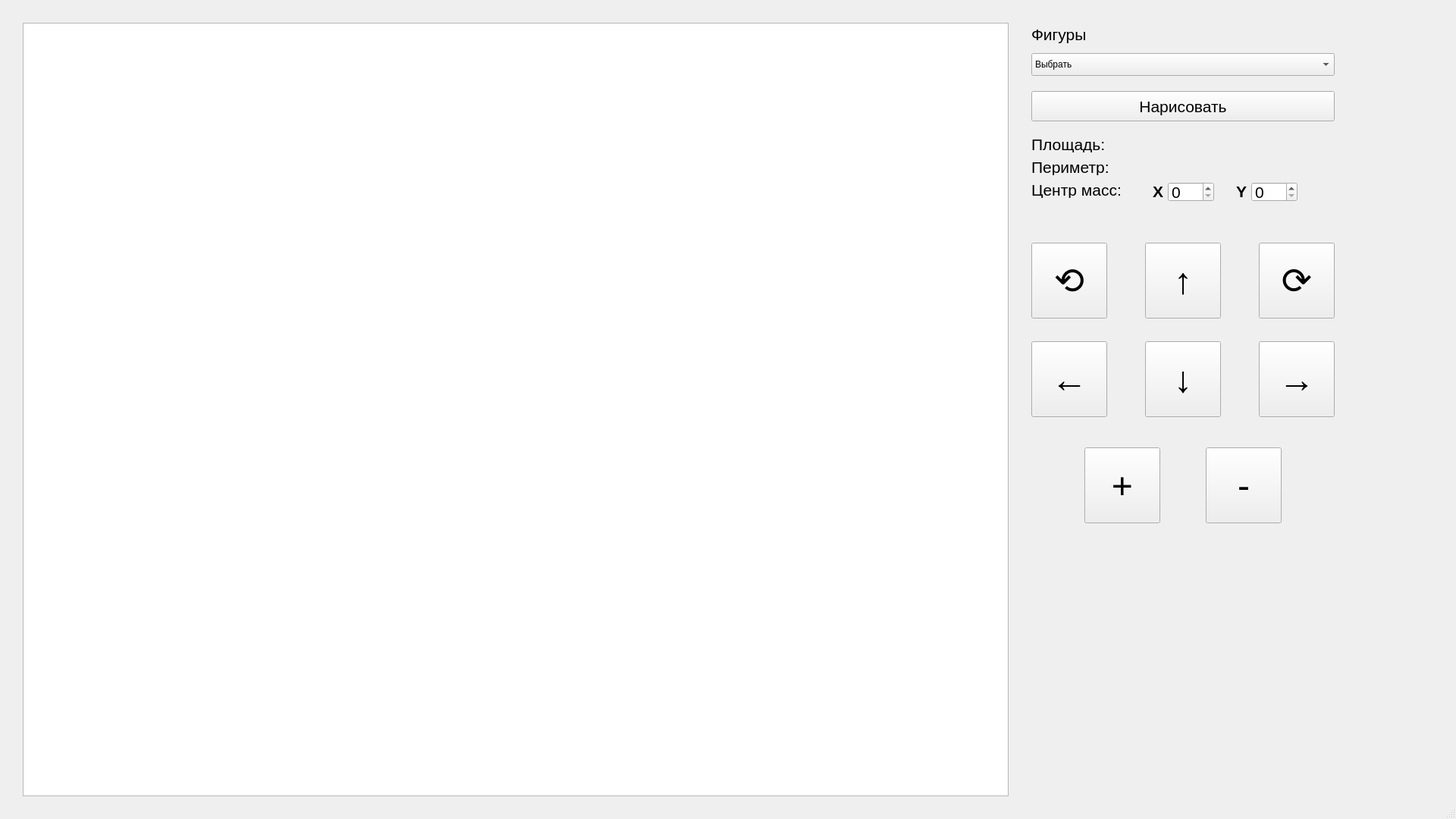
<?xml version="1.0" encoding="UTF-8"?>
<ui version="4.0">
 <class>MainWindow</class>
 <widget class="QMainWindow" name="MainWindow">
  <property name="geometry">
   <rect>
    <x>0</x>
    <y>0</y>
    <width>1920</width>
    <height>1080</height>
   </rect>
  </property>
  <property name="windowTitle">
   <string>MainWindow</string>
  </property>
  <widget class="QWidget" name="centralwidget">
   <widget class="QComboBox" name="comboBox">
    <property name="geometry">
     <rect>
      <x>1360</x>
      <y>70</y>
      <width>400</width>
      <height>30</height>
     </rect>
    </property>
    <item>
     <property name="text">
      <string>Выбрать</string>
     </property>
    </item>
    <item>
     <property name="text">
      <string>Треугольник</string>
     </property>
    </item>
    <item>
     <property name="text">
      <string>Круг</string>
     </property>
    </item>
    <item>
     <property name="text">
      <string>Ромб</string>
     </property>
    </item>
    <item>
     <property name="text">
      <string>Квадрат</string>
     </property>
    </item>
    <item>
     <property name="text">
      <string>Прямоугольник</string>
     </property>
    </item>
    <item>
     <property name="text">
      <string>Звезда</string>
     </property>
    </item>
    <item>
     <property name="text">
      <string>Шестиугольник</string>
     </property>
    </item>
    <item>
     <property name="text">
      <string>Параллелограмм</string>
     </property>
    </item>
   </widget>
   <widget class="QLabel" name="label">
    <property name="geometry">
     <rect>
      <x>1360</x>
      <y>30</y>
      <width>81</width>
      <height>31</height>
     </rect>
    </property>
    <property name="text">
     <string>&lt;html&gt;&lt;head/&gt;&lt;body&gt;&lt;p&gt;&lt;span style=&quot; font-size:16pt;&quot;&gt;Фигуры&lt;/span&gt;&lt;/p&gt;&lt;/body&gt;&lt;/html&gt;</string>
    </property>
   </widget>
   <widget class="QPushButton" name="pushButton">
    <property name="geometry">
     <rect>
      <x>1360</x>
      <y>120</y>
      <width>400</width>
      <height>40</height>
     </rect>
    </property>
    <property name="font">
     <font>
      <pointsize>16</pointsize>
     </font>
    </property>
    <property name="styleSheet">
     <string notr="true"/>
    </property>
    <property name="text">
     <string>Нарисовать</string>
    </property>
   </widget>
   <widget class="QLabel" name="label_2">
    <property name="geometry">
     <rect>
      <x>1360</x>
      <y>180</y>
      <width>101</width>
      <height>21</height>
     </rect>
    </property>
    <property name="font">
     <font>
      <pointsize>16</pointsize>
     </font>
    </property>
    <property name="text">
     <string>Площадь: </string>
    </property>
   </widget>
   <widget class="QLabel" name="label_3">
    <property name="geometry">
     <rect>
      <x>1360</x>
      <y>210</y>
      <width>111</width>
      <height>21</height>
     </rect>
    </property>
    <property name="font">
     <font>
      <pointsize>16</pointsize>
     </font>
    </property>
    <property name="text">
     <string>Периметр:</string>
    </property>
   </widget>
   <widget class="QLabel" name="label_4">
    <property name="geometry">
     <rect>
      <x>1360</x>
      <y>240</y>
      <width>141</width>
      <height>21</height>
     </rect>
    </property>
    <property name="font">
     <font>
      <pointsize>16</pointsize>
     </font>
    </property>
    <property name="text">
     <string>Центр масс: </string>
    </property>
   </widget>
   <widget class="QSpinBox" name="spinBox">
    <property name="geometry">
     <rect>
      <x>1540</x>
      <y>240</y>
      <width>61</width>
      <height>26</height>
     </rect>
    </property>
    <property name="font">
     <font>
      <pointsize>16</pointsize>
     </font>
    </property>
   </widget>
   <widget class="QSpinBox" name="spinBox_2">
    <property name="geometry">
     <rect>
      <x>1650</x>
      <y>240</y>
      <width>61</width>
      <height>26</height>
     </rect>
    </property>
    <property name="font">
     <font>
      <pointsize>16</pointsize>
     </font>
    </property>
   </widget>
   <widget class="QLabel" name="label_5">
    <property name="geometry">
     <rect>
      <x>1520</x>
      <y>240</y>
      <width>66</width>
      <height>21</height>
     </rect>
    </property>
    <property name="text">
     <string>&lt;html&gt;&lt;head/&gt;&lt;body&gt;&lt;p&gt;&lt;span style=&quot; font-size:16pt; font-weight:700;&quot;&gt;X&lt;/span&gt;&lt;/p&gt;&lt;/body&gt;&lt;/html&gt;</string>
    </property>
   </widget>
   <widget class="QLabel" name="label_6">
    <property name="geometry">
     <rect>
      <x>1630</x>
      <y>240</y>
      <width>66</width>
      <height>21</height>
     </rect>
    </property>
    <property name="text">
     <string>&lt;html&gt;&lt;head/&gt;&lt;body&gt;&lt;p&gt;&lt;span style=&quot; font-size:16pt; font-weight:700;&quot;&gt;Y&lt;/span&gt;&lt;/p&gt;&lt;/body&gt;&lt;/html&gt;</string>
    </property>
   </widget>
   <widget class="QPushButton" name="pushButton_2">
    <property name="geometry">
     <rect>
      <x>1360</x>
      <y>320</y>
      <width>100</width>
      <height>100</height>
     </rect>
    </property>
    <property name="font">
     <font>
      <pointsize>36</pointsize>
     </font>
    </property>
    <property name="text">
     <string>⟲</string>
    </property>
   </widget>
   <widget class="QPushButton" name="pushButton_3">
    <property name="geometry">
     <rect>
      <x>1660</x>
      <y>320</y>
      <width>100</width>
      <height>100</height>
     </rect>
    </property>
    <property name="font">
     <font>
      <pointsize>36</pointsize>
     </font>
    </property>
    <property name="text">
     <string>⟳</string>
    </property>
   </widget>
   <widget class="QPushButton" name="pushButton_moveUp">
    <property name="geometry">
     <rect>
      <x>1510</x>
      <y>320</y>
      <width>100</width>
      <height>100</height>
     </rect>
    </property>
    <property name="font">
     <font>
      <pointsize>36</pointsize>
     </font>
    </property>
    <property name="text">
     <string>↑</string>
    </property>
   </widget>
   <widget class="QPushButton" name="pushButton_moveDown">
    <property name="geometry">
     <rect>
      <x>1510</x>
      <y>450</y>
      <width>100</width>
      <height>100</height>
     </rect>
    </property>
    <property name="font">
     <font>
      <pointsize>36</pointsize>
     </font>
    </property>
    <property name="text">
     <string>↓</string>
    </property>
   </widget>
   <widget class="QPushButton" name="pushButton_moveRight">
    <property name="geometry">
     <rect>
      <x>1660</x>
      <y>450</y>
      <width>100</width>
      <height>100</height>
     </rect>
    </property>
    <property name="font">
     <font>
      <pointsize>36</pointsize>
     </font>
    </property>
    <property name="text">
     <string>→</string>
    </property>
   </widget>
   <widget class="QPushButton" name="pushButton_moveLeft">
    <property name="geometry">
     <rect>
      <x>1360</x>
      <y>450</y>
      <width>100</width>
      <height>100</height>
     </rect>
    </property>
    <property name="font">
     <font>
      <pointsize>36</pointsize>
     </font>
    </property>
    <property name="text">
     <string>←</string>
    </property>
   </widget>
   <widget class="QPushButton" name="pushButton_8">
    <property name="geometry">
     <rect>
      <x>1430</x>
      <y>590</y>
      <width>100</width>
      <height>100</height>
     </rect>
    </property>
    <property name="font">
     <font>
      <pointsize>36</pointsize>
     </font>
    </property>
    <property name="text">
     <string>+</string>
    </property>
   </widget>
   <widget class="QPushButton" name="pushButton_9">
    <property name="geometry">
     <rect>
      <x>1590</x>
      <y>590</y>
      <width>100</width>
      <height>100</height>
     </rect>
    </property>
    <property name="font">
     <font>
      <pointsize>36</pointsize>
     </font>
    </property>
    <property name="text">
     <string>-</string>
    </property>
   </widget>
   <widget class="QGraphicsView" name="graphicsView">
    <property name="geometry">
     <rect>
      <x>30</x>
      <y>30</y>
      <width>1300</width>
      <height>1020</height>
     </rect>
    </property>
   </widget>
  </widget>
  <widget class="QMenuBar" name="menubar">
   <property name="geometry">
    <rect>
     <x>0</x>
     <y>0</y>
     <width>1920</width>
     <height>22</height>
    </rect>
   </property>
  </widget>
  <widget class="QStatusBar" name="statusbar"/>
 </widget>
 <resources/>
 <connections/>
</ui>
